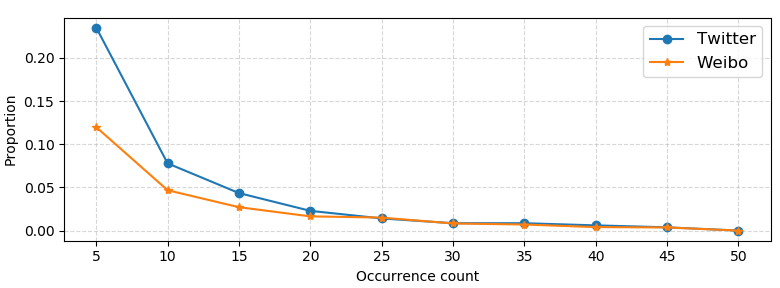

Generate this figure with Python:
import collections
import pickle
import matplotlib.pyplot as plt


def read_pickle(filename):
    with open(filename, 'rb') as f:
        return pickle.load(f)


if __name__ == '__main__':
    # read data statistics from pickle
    tw_pt = read_pickle('tw_seg_data.pickle')
    tw_ps = [' '.join(token) for line in tw_pt['tag'] for token in line]
    wb_pt = read_pickle('wb_seg_data.pickle')
    wb_ps = [' '.join(token) for line in wb_pt['tag'] for token in line]

    # set the figure layout and x
    f = plt.figure(figsize=(8, 3))
    origin_end_x = 11
    bin_size = 5
    x = range(1, origin_end_x)
    bin_range = range(1, (origin_end_x - 1) * bin_size)

    # compute the y for each bin
    tw_cnt = collections.Counter(tw_ps)
    tw_ys = [len([k for k, v in tw_cnt.most_common() if v == i]) / len(tw_cnt) for i in bin_range]
    tw_y = [sum(tw_ys[bin_size * i: bin_size * i + bin_size]) for i in x]

    wb_cnt = collections.Counter(wb_ps)
    wb_ys = [len([k for k, v in wb_cnt.most_common() if v == i]) / len(wb_cnt) for i in bin_range]
    wb_y = [sum(wb_ys[bin_size * i: bin_size * i + bin_size]) for i in x]

    # plot two lines
    plt.plot(x, tw_y, label='Twitter', marker='o')
    plt.plot(x, wb_y, label='Weibo', marker='*')

    # set the overall figure configurations and save the figure
    plt.xlabel('Occurrence count')
    plt.xticks(x, [5 * i for i in x])
    plt.ylabel('Proportion')
    plt.legend(prop={'size': 12})
    plt.grid(alpha=0.5, linestyle='--')
    plt.tight_layout()
    plt.show()
    f.savefig("dist_line.pdf", bbox_inches='tight')
